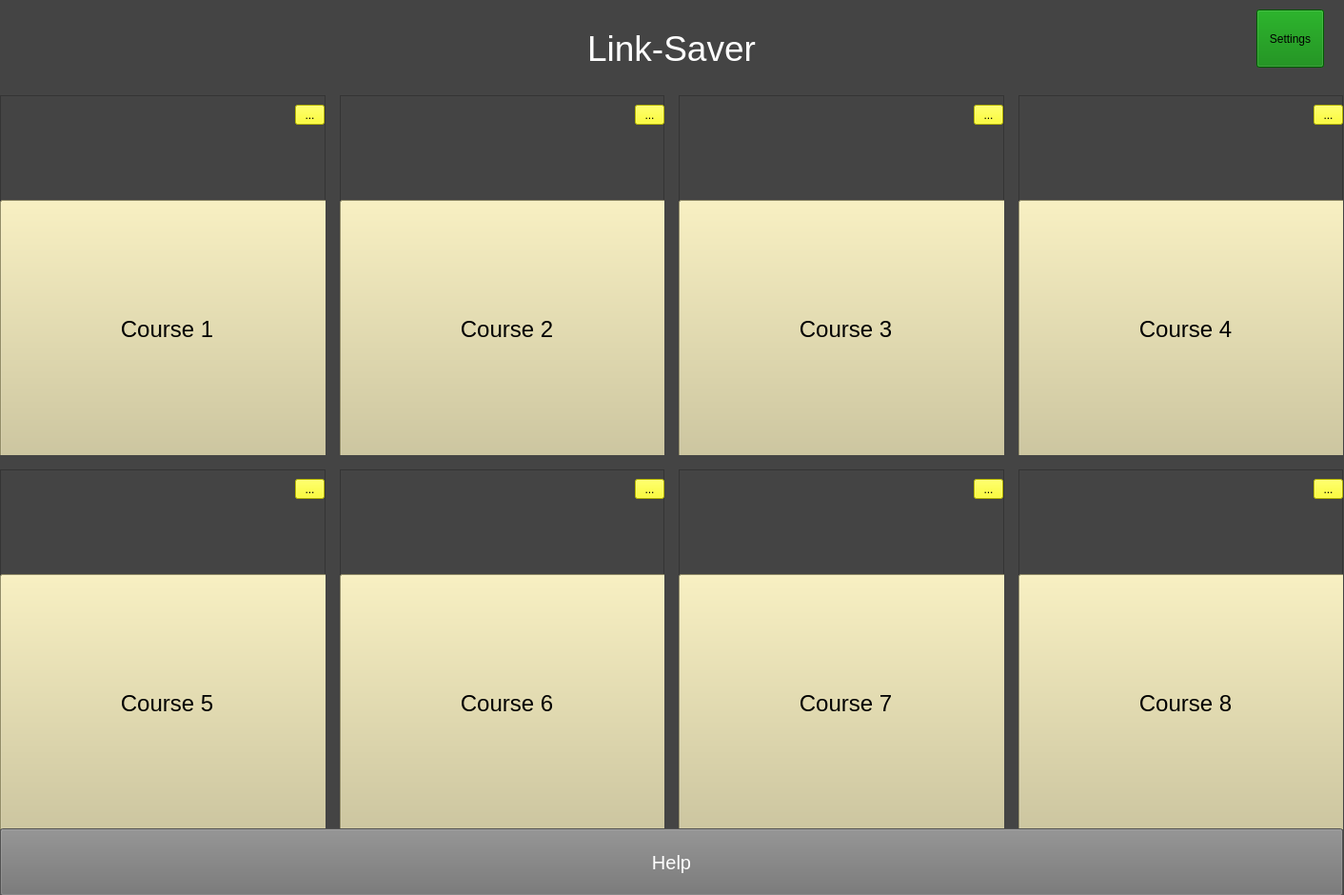
<?xml version="1.0" encoding="UTF-8"?>
<ui version="4.0">
 <class>MainWindow</class>
 <widget class="QMainWindow" name="MainWindow">
  <property name="geometry">
   <rect>
    <x>0</x>
    <y>0</y>
    <width>1412</width>
    <height>940</height>
   </rect>
  </property>
  <property name="windowTitle">
   <string>MainWindow</string>
  </property>
  <property name="styleSheet">
   <string notr="true">background-color:   rgb(68, 68, 68);</string>
  </property>
  <widget class="QWidget" name="centralwidget">
   <widget class="QLabel" name="label">
    <property name="geometry">
     <rect>
      <x>0</x>
      <y>0</y>
      <width>1411</width>
      <height>101</height>
     </rect>
    </property>
    <property name="styleSheet">
     <string notr="true">
color: rgb(255,255,255);
font-size:28pt;
text-align: center;
</string>
    </property>
    <property name="text">
     <string>Link-Saver</string>
    </property>
    <property name="alignment">
     <set>Qt::AlignCenter</set>
    </property>
   </widget>
   <widget class="QPushButton" name="settings">
    <property name="geometry">
     <rect>
      <x>1320</x>
      <y>10</y>
      <width>71</width>
      <height>61</height>
     </rect>
    </property>
    <property name="styleSheet">
     <string notr="true">background-color: green</string>
    </property>
    <property name="text">
     <string>Settings</string>
    </property>
   </widget>
   <widget class="QWidget" name="gridLayoutWidget">
    <property name="geometry">
     <rect>
      <x>0</x>
      <y>100</y>
      <width>1411</width>
      <height>771</height>
     </rect>
    </property>
    <layout class="QGridLayout" name="gridLayout">
     <property name="spacing">
      <number>15</number>
     </property>
     <item row="1" column="2">
      <widget class="QFrame" name="frame_8">
       <property name="frameShape">
        <enum>QFrame::StyledPanel</enum>
       </property>
       <property name="frameShadow">
        <enum>QFrame::Raised</enum>
       </property>
       <widget class="QToolButton" name="editCourse7">
        <property name="geometry">
         <rect>
          <x>310</x>
          <y>10</y>
          <width>31</width>
          <height>21</height>
         </rect>
        </property>
        <property name="styleSheet">
         <string notr="true">background-color: rgb(255, 255, 0)</string>
        </property>
        <property name="text">
         <string>...</string>
        </property>
        <property name="toolButtonStyle">
         <enum>Qt::ToolButtonIconOnly</enum>
        </property>
       </widget>
       <widget class="QPushButton" name="launchCourse7">
        <property name="geometry">
         <rect>
          <x>0</x>
          <y>110</y>
          <width>351</width>
          <height>271</height>
         </rect>
        </property>
        <property name="styleSheet">
         <string notr="true">background-color: rgb(206, 197, 146);
font-size: 18pt;</string>
        </property>
        <property name="text">
         <string>Course 7</string>
        </property>
       </widget>
      </widget>
     </item>
     <item row="1" column="0">
      <widget class="QFrame" name="frame_6">
       <property name="styleSheet">
        <string notr="true"/>
       </property>
       <property name="frameShape">
        <enum>QFrame::StyledPanel</enum>
       </property>
       <property name="frameShadow">
        <enum>QFrame::Raised</enum>
       </property>
       <widget class="QToolButton" name="toolButton_8">
        <property name="geometry">
         <rect>
          <x>310</x>
          <y>10</y>
          <width>31</width>
          <height>21</height>
         </rect>
        </property>
        <property name="styleSheet">
         <string notr="true">background-color: rgb(255, 255, 0)</string>
        </property>
        <property name="text">
         <string>...</string>
        </property>
        <property name="toolButtonStyle">
         <enum>Qt::ToolButtonIconOnly</enum>
        </property>
       </widget>
       <widget class="QPushButton" name="launchCourse5">
        <property name="geometry">
         <rect>
          <x>0</x>
          <y>110</y>
          <width>351</width>
          <height>271</height>
         </rect>
        </property>
        <property name="styleSheet">
         <string notr="true">background-color: rgb(206, 197, 146);
font-size: 18pt;</string>
        </property>
        <property name="text">
         <string>Course 5</string>
        </property>
       </widget>
      </widget>
     </item>
     <item row="1" column="1">
      <widget class="QFrame" name="frame_7">
       <property name="frameShape">
        <enum>QFrame::StyledPanel</enum>
       </property>
       <property name="frameShadow">
        <enum>QFrame::Raised</enum>
       </property>
       <widget class="QToolButton" name="editCourse6">
        <property name="geometry">
         <rect>
          <x>310</x>
          <y>10</y>
          <width>31</width>
          <height>21</height>
         </rect>
        </property>
        <property name="styleSheet">
         <string notr="true">background-color: rgb(255, 255, 0)</string>
        </property>
        <property name="text">
         <string>...</string>
        </property>
        <property name="toolButtonStyle">
         <enum>Qt::ToolButtonIconOnly</enum>
        </property>
       </widget>
       <widget class="QPushButton" name="launchCourse6">
        <property name="geometry">
         <rect>
          <x>0</x>
          <y>110</y>
          <width>351</width>
          <height>271</height>
         </rect>
        </property>
        <property name="styleSheet">
         <string notr="true">background-color: rgb(206, 197, 146);
font-size: 18pt;</string>
        </property>
        <property name="text">
         <string>Course 6</string>
        </property>
       </widget>
      </widget>
     </item>
     <item row="0" column="3">
      <widget class="QFrame" name="frame">
       <property name="frameShape">
        <enum>QFrame::StyledPanel</enum>
       </property>
       <property name="frameShadow">
        <enum>QFrame::Raised</enum>
       </property>
       <widget class="QToolButton" name="editCourse4">
        <property name="geometry">
         <rect>
          <x>310</x>
          <y>10</y>
          <width>31</width>
          <height>21</height>
         </rect>
        </property>
        <property name="styleSheet">
         <string notr="true">background-color: rgb(255, 255, 0)</string>
        </property>
        <property name="text">
         <string>...</string>
        </property>
        <property name="toolButtonStyle">
         <enum>Qt::ToolButtonIconOnly</enum>
        </property>
       </widget>
       <widget class="QPushButton" name="launchCourse4">
        <property name="geometry">
         <rect>
          <x>0</x>
          <y>110</y>
          <width>351</width>
          <height>271</height>
         </rect>
        </property>
        <property name="styleSheet">
         <string notr="true">background-color: rgb(206, 197, 146);
font-size: 18pt;</string>
        </property>
        <property name="text">
         <string>Course 4</string>
        </property>
       </widget>
      </widget>
     </item>
     <item row="0" column="2">
      <widget class="QFrame" name="frame_3">
       <property name="frameShape">
        <enum>QFrame::StyledPanel</enum>
       </property>
       <property name="frameShadow">
        <enum>QFrame::Raised</enum>
       </property>
       <widget class="QToolButton" name="editCourse3">
        <property name="geometry">
         <rect>
          <x>310</x>
          <y>10</y>
          <width>31</width>
          <height>21</height>
         </rect>
        </property>
        <property name="styleSheet">
         <string notr="true">background-color: rgb(255, 255, 0)</string>
        </property>
        <property name="text">
         <string>...</string>
        </property>
        <property name="toolButtonStyle">
         <enum>Qt::ToolButtonIconOnly</enum>
        </property>
       </widget>
       <widget class="QPushButton" name="launchCourse3">
        <property name="geometry">
         <rect>
          <x>0</x>
          <y>110</y>
          <width>351</width>
          <height>271</height>
         </rect>
        </property>
        <property name="styleSheet">
         <string notr="true">background-color: rgb(206, 197, 146);
font-size: 18pt;</string>
        </property>
        <property name="text">
         <string>Course 3</string>
        </property>
       </widget>
      </widget>
     </item>
     <item row="0" column="0">
      <widget class="QFrame" name="frame_5">
       <property name="styleSheet">
        <string notr="true"/>
       </property>
       <property name="frameShape">
        <enum>QFrame::StyledPanel</enum>
       </property>
       <property name="frameShadow">
        <enum>QFrame::Raised</enum>
       </property>
       <widget class="QToolButton" name="editCourse1">
        <property name="geometry">
         <rect>
          <x>310</x>
          <y>10</y>
          <width>31</width>
          <height>21</height>
         </rect>
        </property>
        <property name="styleSheet">
         <string notr="true">background-color: rgb(255, 255, 0)</string>
        </property>
        <property name="text">
         <string>...</string>
        </property>
        <property name="toolButtonStyle">
         <enum>Qt::ToolButtonIconOnly</enum>
        </property>
       </widget>
       <widget class="QPushButton" name="launchCourse1">
        <property name="geometry">
         <rect>
          <x>0</x>
          <y>110</y>
          <width>351</width>
          <height>271</height>
         </rect>
        </property>
        <property name="styleSheet">
         <string notr="true">background-color: rgb(206, 197, 146);
font-size: 18pt;</string>
        </property>
        <property name="text">
         <string>Course 1</string>
        </property>
       </widget>
      </widget>
     </item>
     <item row="1" column="3">
      <widget class="QFrame" name="frame_2">
       <property name="frameShape">
        <enum>QFrame::StyledPanel</enum>
       </property>
       <property name="frameShadow">
        <enum>QFrame::Raised</enum>
       </property>
       <widget class="QToolButton" name="editCourse8">
        <property name="geometry">
         <rect>
          <x>310</x>
          <y>10</y>
          <width>31</width>
          <height>21</height>
         </rect>
        </property>
        <property name="styleSheet">
         <string notr="true">background-color: rgb(255, 255, 0)</string>
        </property>
        <property name="text">
         <string>...</string>
        </property>
        <property name="toolButtonStyle">
         <enum>Qt::ToolButtonIconOnly</enum>
        </property>
       </widget>
       <widget class="QPushButton" name="launchCourse8">
        <property name="geometry">
         <rect>
          <x>0</x>
          <y>110</y>
          <width>351</width>
          <height>271</height>
         </rect>
        </property>
        <property name="styleSheet">
         <string notr="true">background-color: rgb(206, 197, 146);
font-size: 18pt;</string>
        </property>
        <property name="text">
         <string>Course 8</string>
        </property>
       </widget>
      </widget>
     </item>
     <item row="0" column="1">
      <widget class="QFrame" name="frame_4">
       <property name="styleSheet">
        <string notr="true"/>
       </property>
       <property name="frameShape">
        <enum>QFrame::StyledPanel</enum>
       </property>
       <property name="frameShadow">
        <enum>QFrame::Raised</enum>
       </property>
       <widget class="QToolButton" name="editCourse2">
        <property name="geometry">
         <rect>
          <x>310</x>
          <y>10</y>
          <width>31</width>
          <height>21</height>
         </rect>
        </property>
        <property name="styleSheet">
         <string notr="true">background-color: rgb(255, 255, 0)</string>
        </property>
        <property name="text">
         <string>...</string>
        </property>
        <property name="toolButtonStyle">
         <enum>Qt::ToolButtonIconOnly</enum>
        </property>
       </widget>
       <widget class="QPushButton" name="launchCourse2">
        <property name="geometry">
         <rect>
          <x>0</x>
          <y>110</y>
          <width>351</width>
          <height>271</height>
         </rect>
        </property>
        <property name="styleSheet">
         <string notr="true">background-color: rgb(206, 197, 146);
font-size: 18pt;</string>
        </property>
        <property name="text">
         <string>Course 2</string>
        </property>
       </widget>
      </widget>
     </item>
    </layout>
   </widget>
   <widget class="QPushButton" name="pushButton">
    <property name="geometry">
     <rect>
      <x>0</x>
      <y>870</y>
      <width>1411</width>
      <height>71</height>
     </rect>
    </property>
    <property name="styleSheet">
     <string notr="true">color: rgb(255,255,255);
background-color: rgb(115, 115, 115);
font-size: 15pt</string>
    </property>
    <property name="text">
     <string>Help</string>
    </property>
   </widget>
  </widget>
 </widget>
 <resources/>
 <connections/>
</ui>
